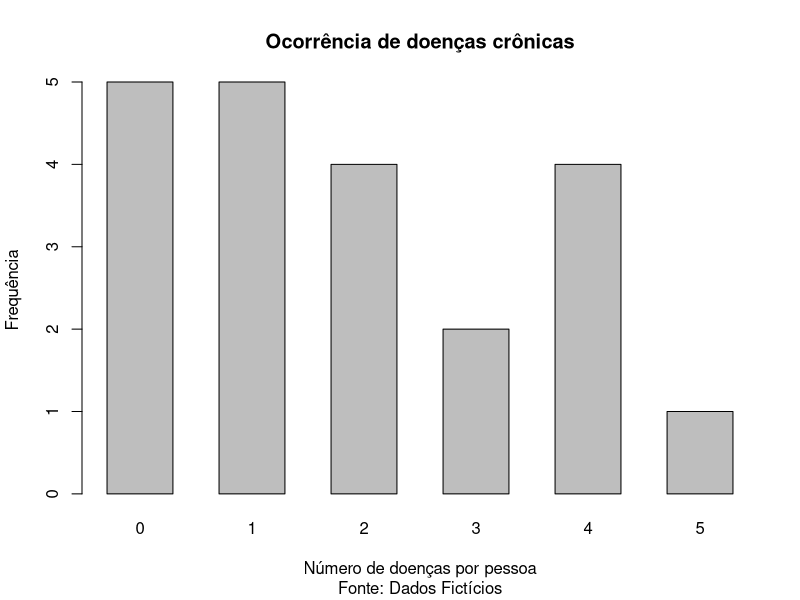

Write the R code that produced this figure.
#Gráfico de colunas simples: Doenças crônicas em indivíduos

#Vetor com as obsevações:
dados<-c(0,1,4,2,0,4,2,3,0,0,1,2,1,0,1,5,2,4,4,3,1)

#Frequências e valores
table(dados)

#Vetor com os valores que a variável assume
valores<-c("0","1","2","3","4","5")

#Vetor com as frequências dos valores
freq<-table(dados)

barplot(freq, main = "Ocorrência de doenças crônicas",
        sub = "Fonte: Dados Fictícios",
        ylab="Frequência",xlab="Número de doenças por pessoa", 
        names=valores, space = 0.7)
